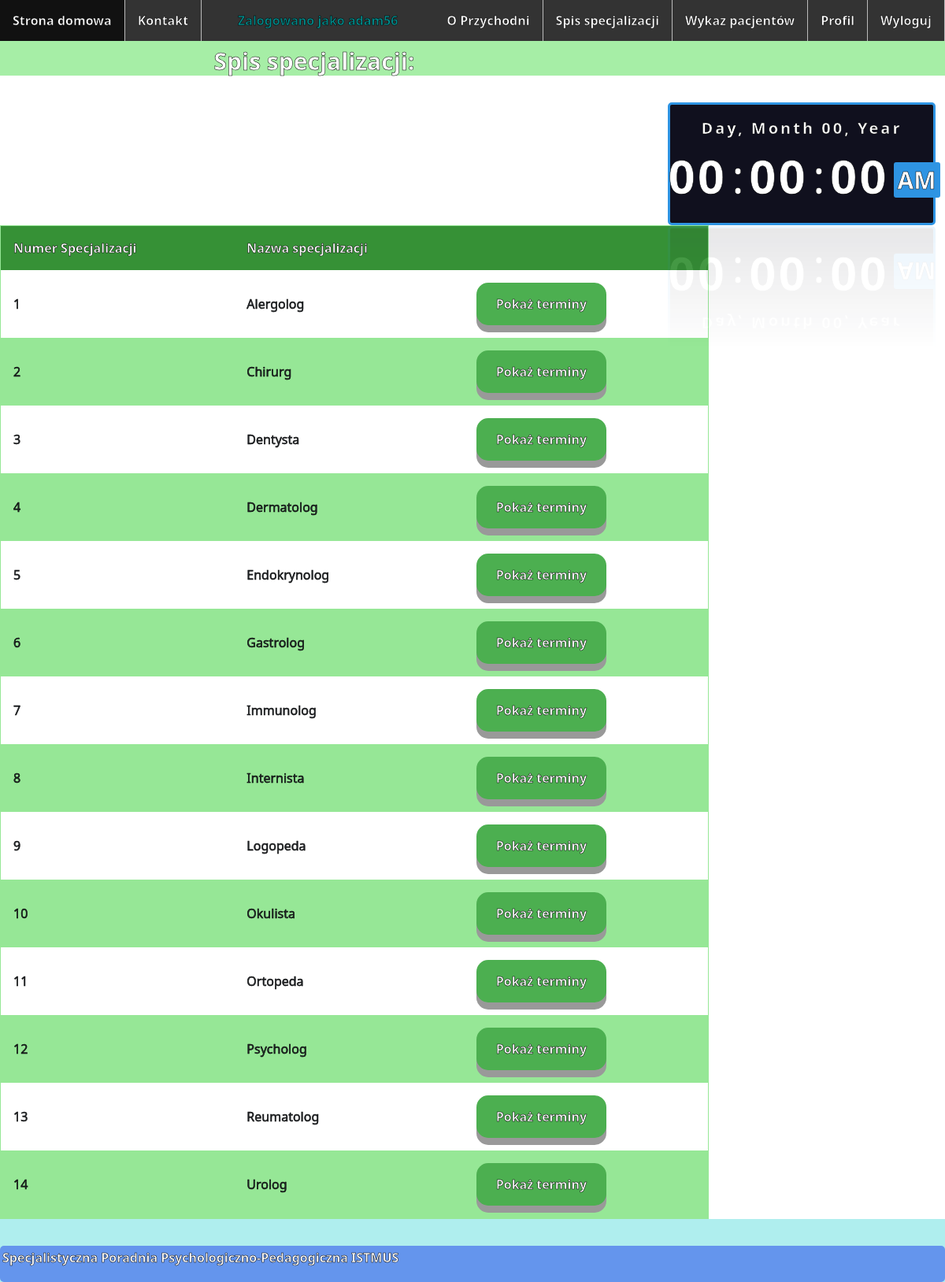
Page /spisSpecjalizacji/ (signed in) on the earlier database version.
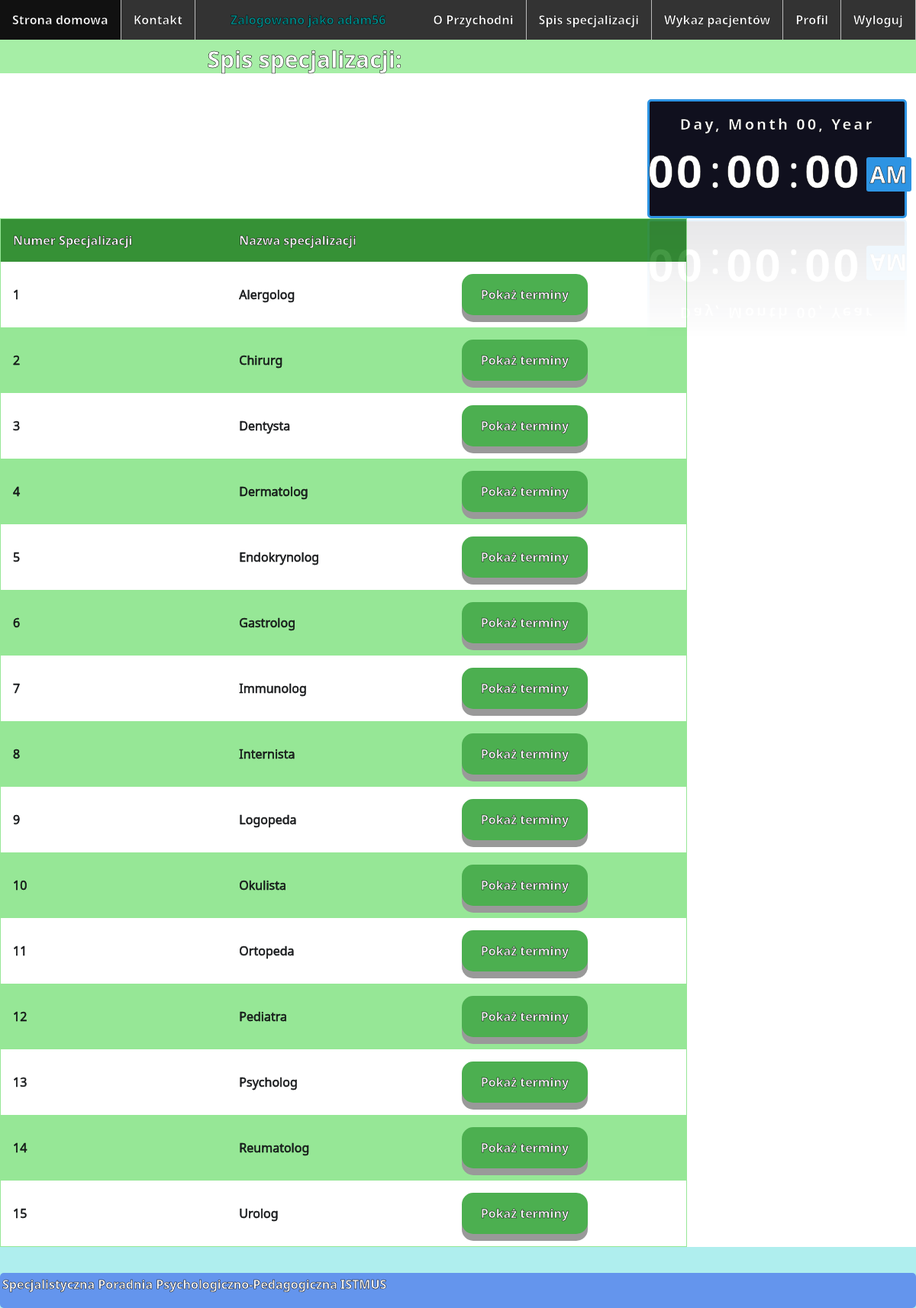
Same page on the later database version.
### Przychodnia/models.py (models this page shows)
class Specialization(models.Model):
    name = models.CharField(max_length=30)
    def __str__(self):
        return self.name

### Przychodnia/views.py (the view)
# urls.py: path('spisSpecjalizacji/', views.doctorsList, name='doctorsList'),
@login_required
def doctorsList(request):
    specializations = Specialization.objects.all().order_by('name')
    return render(request, 'doctorsList.html', {'specializations': specializations})

### templates/doctorsList.html (shortened to what this page needs)
{% extends 'base.html' %}
{% load bootstrap %}
{% block content %}
    <h1 id="nagłówek">Spis specjalizacji:</h1>
    <table>
        <tr>
            <th>Numer Specjalizacji</th>
            <th>Nazwa specjalizacji</th>
            <th></th>
        </tr>
        {% for specialization in specializations %}
            <tr>
                <td>{{ forloop.counter }}</td>
                <td>{{ specialization }}</td>
                <td>
                    <a href="{% url 'showAvailableTerms' specialization %}"><button class="button">Pokaż terminy</button></a>
                </td>
            </tr>
        {% endfor %}
    </table>
{% endblock content %}

Differences in the rows shown:
added Specialization: name "Pediatra"
